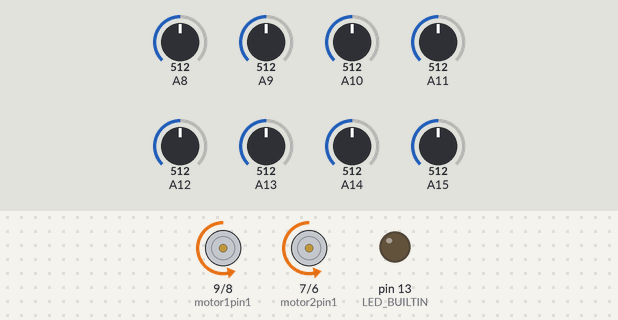
Bench run of a sketch on a simulated Arduino Mega 2560, built with avr-gcc and run on an emulated ATmega2560. Shown: motor-driver pin pairs drawn as motors (green arrow = first pin HIGH = forward, orange = second pin HIGH = backward, longer = more drive, scaled by the enable pin), output pins drawn as LEDs (lit = HIGH). Inputs (shaded band) come from the test bench; at power-on: A12 = 512, A8 = 512, A9 = 512, A10 = 512, A11 = 512, A13 = 512, A14 = 512, A15 = 512.

Above: at 12.7 s.
12.8 s: A12 set to 496
At 14.0 s:
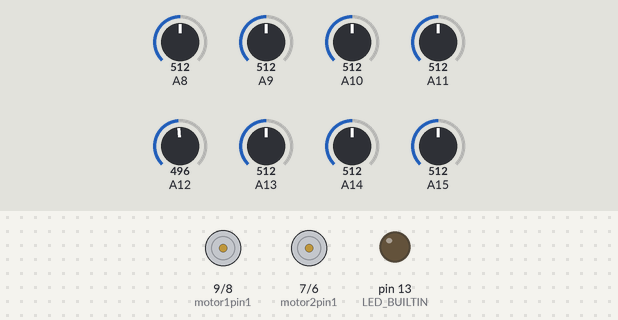
14.3 s: A12 set to 716
At 15.1 s:
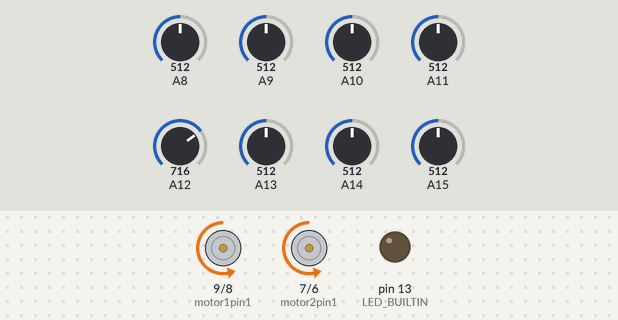
15.8 s: A12 set to 490
At 16.4 s:
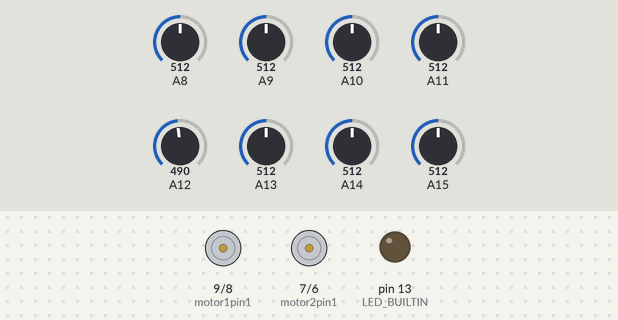
Timing chart, 0 to 18.8 s (numbered marks = the images above; inputs shaded):
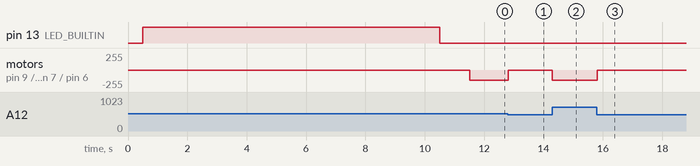

The sketch:

ahagrsdgr.ino
```cpp
#include <QTRSensors.h>
QTRSensors qtr;

int motor1speed = 10;
int motor2speed = 5;
int motor1pin1 = 9;
int motor1pin2 = 8;
int motor2pin1 = 7;
int motor2pin2 = 6;
int Turnning_state = 0;
const int Left = 1;
const int Right = 2;
const uint8_t SensorCount = 8; // Number of QTR sensors
uint16_t sensorValues[SensorCount]; // Array to hold sensor values
void motorForward();
void motorRight();
void motorLeft();
void motorStop();
void motorBackward();
void setup() {
  pinMode(motor1speed, OUTPUT);
  pinMode(motor2speed, OUTPUT);
  pinMode(motor1pin1, OUTPUT);
  pinMode(motor1pin2, OUTPUT);
  pinMode(motor2pin1, OUTPUT);
  pinMode(motor2pin2, OUTPUT);
  // put your setup code here, to run once:
  qtr.setTypeAnalog();
  qtr.setSensorPins((const uint8_t[]){A8, A9, A10, A11, A12, A13, A14, A15}, SensorCount);
  qtr.setEmitterPin(2);

  // Calibration process
  delay(500);
  pinMode(LED_BUILTIN, OUTPUT);
  digitalWrite(LED_BUILTIN, HIGH); // Indicate calibration mode with built-in LED

  // Calibrate sensors
  for (uint16_t i = 0; i < 400; i++)
  {
    qtr.calibrate();
  }
  digitalWrite(LED_BUILTIN, LOW); // Indicate end of calibration mode

  // Print calibration minimum values
  for (uint8_t i = 0; i < SensorCount; i++)
  {
    Serial.print(qtr.calibrationOn.minimum[i]);
    Serial.print(' ');
  }
  Serial.println();

  // Print calibration maximum values
  for (uint8_t i = 0; i < SensorCount; i++)
  {
    Serial.print(qtr.calibrationOn.maximum[i]);
    Serial.print(' ');
  }
  Serial.println();
  Serial.println();
  delay(1000);


}

void loop() {
  uint16_t position = qtr.readLineBlack(sensorValues); // Read line sensor values

  // Determine if the robot is on the line
  bool onLine = (sensorValues[2] >= 500 && sensorValues[3] >= 500 && sensorValues[4] >= 500 && sensorValues[5] >= 500) ||
                (sensorValues[3] >= 500 && sensorValues[4] >= 500 && sensorValues[5] >= 500 ) ||
                (sensorValues[3] >= 500 && sensorValues[4] >= 500) ||
                (sensorValues[4] >= 500 && sensorValues[5] >= 500) ||
                (sensorValues[0] >= 500 && sensorValues[1] >= 500 && sensorValues[2] >= 500 && sensorValues[3] >= 500 && sensorValues[4] >= 500 && sensorValues[5] >= 500 && sensorValues[6] >= 500 && sensorValues[7] >= 500) ||
                (sensorValues[0] >= 500 && sensorValues[1] >= 500 && sensorValues[2] >= 500 && sensorValues[3] >= 500 && sensorValues[4] >= 500 && sensorValues[5] >= 500 && sensorValues[6] >= 500) ||
                (sensorValues[1] >= 500 && sensorValues[2] >= 500 && sensorValues[3] >= 500 && sensorValues[4] >= 500 && sensorValues[5] >= 500 && sensorValues[6] >= 500 && sensorValues[7] >= 500);


  // Check for black line on the left and right sensors
  bool leftBlack = (sensorValues[0] >= 500 || sensorValues[1] >= 500 || sensorValues[2] >= 500);
  bool rightBlack = (sensorValues[5] >= 500 || sensorValues[6] >= 500 || sensorValues[7] >= 500);


    if (onLine) {
      Serial.println("Moving forward");
      motorForward(); // Move forward if on the line
    } else {
      if (leftBlack && !rightBlack) {
        Serial.println("Turning right");
        motorLeft(); // Turn left if black line is detected on the left
        Turnning_state = Left;
      } else if (!leftBlack && rightBlack) {
        Serial.println("Turning left");
        motorRight(); // Turn right if black line is detected on the right
        Turnning_state = Right;
      } else if (leftBlack && rightBlack) {
        Serial.println("Line split or lost");
        motorStop(); // Stop if both sides detect black (could indicate a split in the line or an error)
      } else {
        if (Turnning_state == Left) {
          motorLeft(); // Continue turning left if the last turn was left
        }
        if (Turnning_state == Right) {
          motorRight(); // Continue turning right if the last turn was right
        }
      }

    Serial.println("not seeing anything");
  }

}
void motorForward()
{
  // Set motor 1 to move forward
  digitalWrite(motor1pin2, HIGH); // Enable motor 1
  digitalWrite(motor1pin1, LOW);  // Set motor 1 direction forward
  analogWrite(motor1speed, 150);  // Set motor 1 speed

  // Set motor 2 to move forward
  digitalWrite(motor2pin2, HIGH); // Enable motor 2
  digitalWrite(motor2pin1, LOW);  // Set motor 2 direction forward
  analogWrite(motor2speed, 150);  // Set motor 2 speed
}

void motorRight()
{
  // Set motor 1 to move forward
  digitalWrite(motor1pin2, HIGH); // Enable motor 1
  digitalWrite(motor1pin1, LOW);  // Set motor 1 direction forward
  analogWrite(motor1speed, 200);  // Set motor 1 speed (higher for turning)

  // Set motor 2 to stop
  digitalWrite(motor2pin2, LOW);  // Disable motor 2
  digitalWrite(motor2pin1, LOW);  // Ensure motor 2 is stopped
  analogWrite(motor2speed, 150);  // Set motor 2 speed (lower for turning)
}

void motorLeft()
{
  // Set motor 1 to stop
  digitalWrite(motor1pin2, LOW);  // Disable motor 1
  digitalWrite(motor1pin1, LOW);  // Ensure motor 1 is stopped
  analogWrite(motor1speed, 150);  // Set motor 1 speed (lower for turning)

  // Set motor 2 to move forward
  digitalWrite(motor2pin2, HIGH); // Enable motor 2
  digitalWrite(motor2pin1, LOW);  // Set motor 2 direction forward
  analogWrite(motor2speed, 200);  // Set motor 2 speed (higher for turning)
}

void motorStop()
{
  // Stop motor 1
  digitalWrite(motor1pin1, LOW);  // Disable motor 1
  digitalWrite(motor1pin2, LOW);  // Ensure motor 1 is stopped
  analogWrite(motor1speed, 0);    // Set motor 1 speed to 0

  // Stop motor 2
  digitalWrite(motor2pin1, LOW);  // Disable motor 2
  digitalWrite(motor2pin2, LOW);  // Ensure motor 2 is stopped
  analogWrite(motor2speed, 0);    // Set motor 2 speed to 0
}

void motorBackward()
{
  // Set motor 1 to move backward
  digitalWrite(motor1pin2, LOW);  // Disable motor 1 forward direction
  digitalWrite(motor1pin1, HIGH); // Enable motor 1 backward direction
  analogWrite(motor1speed, 150);  // Set motor 1 speed

  // Set motor 2 to move backward
  digitalWrite(motor2pin2, LOW);  // Disable motor 2 forward direction
  digitalWrite(motor2pin1, HIGH); // Enable motor 2 backward direction
  analogWrite(motor2speed, 150);  // Set motor 2 speed
}
```

Measured:
- the behaviour switches between 512 and 511 on A12 (found by bisection; images 0 and 1)
- after the input at 12.8 s, motor on pin 9 (motor1pin1) / pin 8 (motor1pin2), motor on pin 7 (motor2pin1) / pin 6 (motor2pin2): backward 150/255 → stopped at once
- after the input at 14.3 s, motor on pin 9 (motor1pin1) / pin 8 (motor1pin2), motor on pin 7 (motor2pin1) / pin 6 (motor2pin2): stopped → backward 150/255 at once
- after the input at 15.8 s, motor on pin 9 (motor1pin1) / pin 8 (motor1pin2), motor on pin 7 (motor2pin1) / pin 6 (motor2pin2): backward 150/255 → stopped at once
